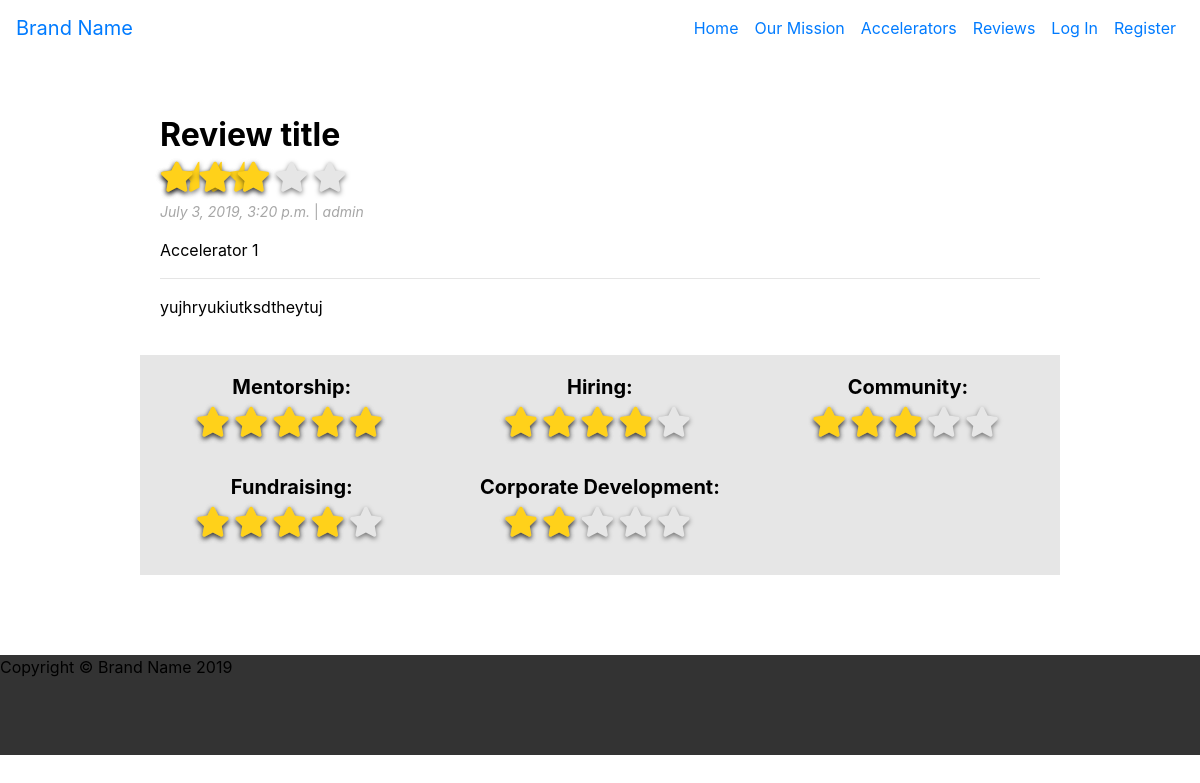
The page /reviews/2/ on the database as committed earlier.
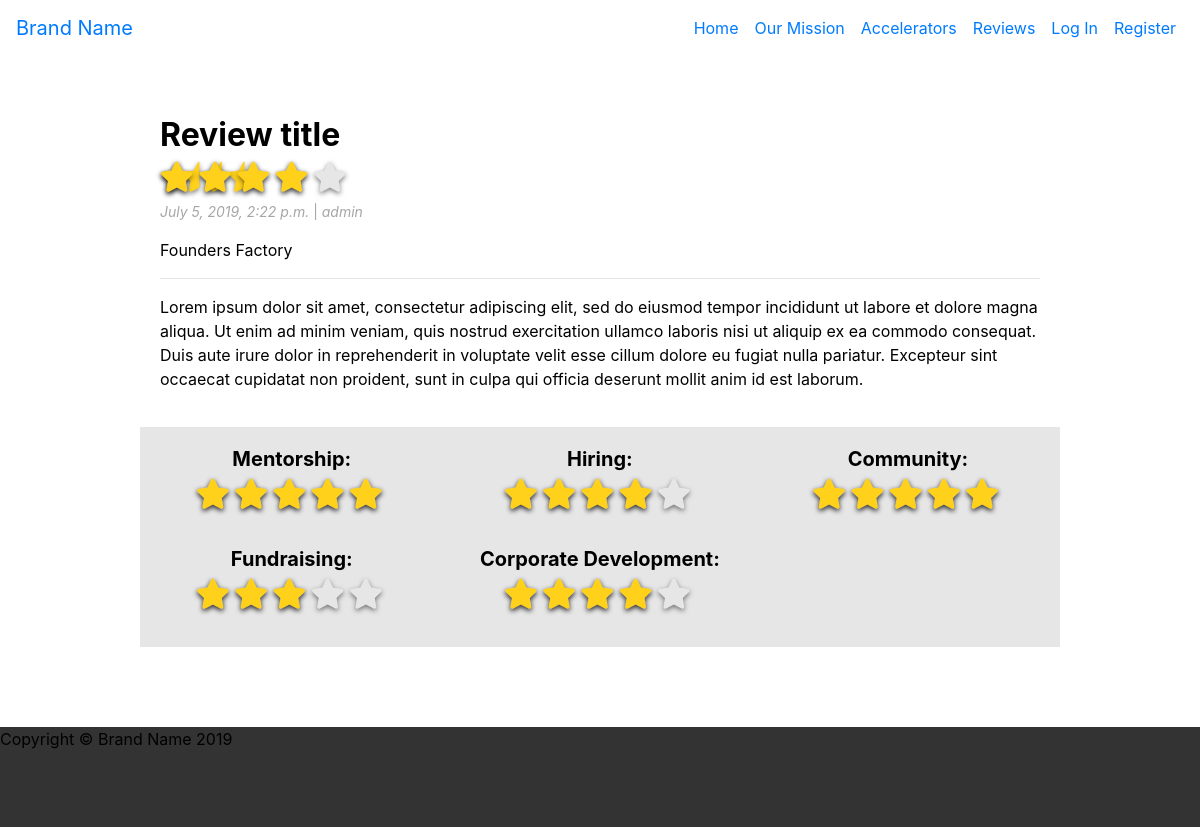
The same page on the database as committed later.
### reviews/models.py (models this page shows, shortened)
class Review(models.Model):
    RATINGS = (
        ('1', '1'),
        ('2', '2'),
        ('3', '3'),
        ('4', '4'),
        ('5', '5'),
    )
    subject = models.ForeignKey(Accelerator, on_delete=models.CASCADE, blank=False)
    author = models.ForeignKey(User, on_delete=models.CASCADE, blank=False, default='admin')
    feedback = models.TextField(blank=False)
    date_posted = models.DateTimeField(default=timezone.now)
    mentorship = models.CharField(choices=RATINGS, blank=False, max_length=1)
    hiring = models.CharField(choices=RATINGS, blank=False, max_length=1)
    community = models.CharField(choices=RATINGS, blank=False, max_length=1)
    fundraising = models.CharField(choices=RATINGS, blank=False, max_length=1)
    corporate_dev = models.CharField(choices=RATINGS, blank=False, max_length=1)
    overall = models.DecimalField(decimal_places=2, max_digits=3)

class Accelerator(models.Model):
    name = models.CharField(max_length=100)
    website = models.CharField(max_length=100)
    locations = models.CharField(max_length=100)
    bio = models.TextField()
    sector_focus = models.CharField(max_length=100)
    stage = models.CharField(max_length=100)
    deal = models.CharField(max_length=200)
    duration = models.CharField(max_length=100)
    overall_rating = models.DecimalField(decimal_places=2, max_digits=3)
    author = models.ForeignKey(User, on_delete=models.CASCADE, default='admin')
    logo = models.ImageField(default='default.jpg', upload_to='logos')
    def __str__(self):
        return self.name

### reviews/views.py (the view)
# urls.py: path('<int:pk>/', ReviewDetailView.as_view(), name='review_detail'),
class ReviewDetailView(DetailView):
    model = Review
    template_name = 'reviews/review_detail.html'

### reviews/templates/reviews/review_detail.html (shortened to what the changed rows need)
{% extends 'accounts/base.html' %}
{% block content %}
    <div class="container">
        <div class="review-main">
            <h2><b>Review title</b></h2>
            <div class="emptyStarsSmall">
                <i class="fa fa-star" id="emptyStarSmall1"></i>
                <i class="fa fa-star" id="emptyStarSmall2"></i>
                <i class="fa fa-star" id="emptyStarSmall3"></i>
                <i class="fa fa-star" id="emptyStarSmall4"></i>
                <i class="fa fa-star" id="emptyStarSmall5"></i>
            </div>
            <div class="halfStarsSmall">
                <i class="fas fa-star-half" id="halfStarSmall1"></i>
                <i class="fas fa-star-half" {% if review.overall < 1.25 %} style="display:none;" {% endif %} id="halfStarSmall2"></i>
                <i class="fas fa-star-half" {% if review.overall < 2.25 %} style="display:none;" {% endif %} id="halfStarSmall3"></i>
                <i class="fas fa-star-half" {% if review.overall < 3.25 %} style="display:none;" {% endif %} id="halfStarSmall4"></i>
            </div>
            <div class="fullStarsSmall">
                <i class="fa fa-star" id="fullStarSmall1"></i>
                <i class="fa fa-star" {% if review.overall < 1.75 %} style="display:none;" {% endif %} id="fullStarSmall2"></i>
                <i class="fa fa-star" {% if review.overall < 2.75 %} style="display:none;" {% endif %} id="fullStarSmall3"></i>
                <i class="fa fa-star" {% if review.overall < 3.75 %} style="display:none;" {% endif %} id="fullStarSmall4"></i>
            </div>
            <br>
            <p class="date-author"><i>{{ review.date_posted }}</i> | <i>{{ review.author }}</i></p>
            <p>{{ review.subject }}</p>
            <hr>
            <p>{{ review.feedback }}</p>
        </div>
        <div class="review-ratings">
            <div class="stars-container">
                <div class="fullStarsReview">
                    <i class="fa fa-star" id="fullStarSmall1"></i>
                    <i class="fa fa-star" {% if review.community != '5' and review.community != '4' and review.community != '3' and review.community != '2' %} style="display:none;" {% endif %} id="fullStarSmall2"></i>
                    <i class="fa fa-star" {% if review.community != '5' and review.community != '4' and review.community != '3' %} style="display:none;" {% endif %} id="fullStarSmall3"></i>
                    <i class="fa fa-star" {% if review.community != '5' and review.community != '4' %} style="display:none;" {% endif %} id="fullStarSmall4"></i>
                    <i class="fa fa-star" {% if review.community != '5' %} style="display:none;" {% endif %} id="fullStarSmall5"></i>
                </div>
            </div>
            <div class="stars-container">
                <div class="fullStarsReview">
                    <i class="fa fa-star" id="fullStarSmall1"></i>
                    <i class="fa fa-star" {% if review.fundraising != '5' and review.fundraising != '4' and review.fundraising != '3' and review.fundraising != '2' %} style="display:none;" {% endif %} id="fullStarSmall2"></i>
                    <i class="fa fa-star" {% if review.fundraising != '5' and review.fundraising != '4' and review.fundraising != '3' %} style="display:none;" {% endif %} id="fullStarSmall3"></i>
                    <i class="fa fa-star" {% if review.fundraising != '5' and review.fundraising != '4' %} style="display:none;" {% endif %} id="fullStarSmall4"></i>
                </div>
            </div>
            <div class="stars-container">
                <div class="fullStarsReview">
                    <i class="fa fa-star" id="fullStarSmall1"></i>
                    <i class="fa fa-star" {% if review.corporate_dev != '5' and review.corporate_dev != '4' and review.corporate_dev != '3' and review.corporate_dev != '2' %} style="display:none;" {% endif %} id="fullStarSmall2"></i>
                    <i class="fa fa-star" {% if review.corporate_dev != '5' and review.corporate_dev != '4' and review.corporate_dev != '3' %} style="display:none;" {% endif %} id="fullStarSmall3"></i>
                    <i class="fa fa-star" {% if review.corporate_dev != '5' and review.corporate_dev != '4' %} style="display:none;" {% endif %} id="fullStarSmall4"></i>
                </div>
            </div>
        </div>
    </div>
{% endblock %}

Rows that differ between the two databases and show on the page:
changed Review "admin": overall 3.6 → 4.2 (drawn); date_posted "July 3, 2019, 3:20 p.m." → "July 5, 2019, 2:22 p.m."; subject "Accelerator 1" → "Founders Factory"; feedback "yujhryukiutksdtheytuj" → "Lorem ipsum dolor sit amet, consectetur adipiscing elit, sed do eiusmod tempor incididunt ut labore et dolore magna aliqua. Ut enim ad minim veniam, quis nostrud exercitation ullamco laboris nisi ut aliquip ex ea commodo consequat. Duis aute irure dolor in reprehenderit in voluptate velit esse cillum dolore eu fugiat nulla pariatur. Excepteur sint occaecat cupidatat non proident, sunt in culpa qui officia deserunt mollit anim id est laborum."; community "3" → "5" (drawn); corporate_dev "2" → "4" (drawn); fundraising "4" → "3" (drawn)
